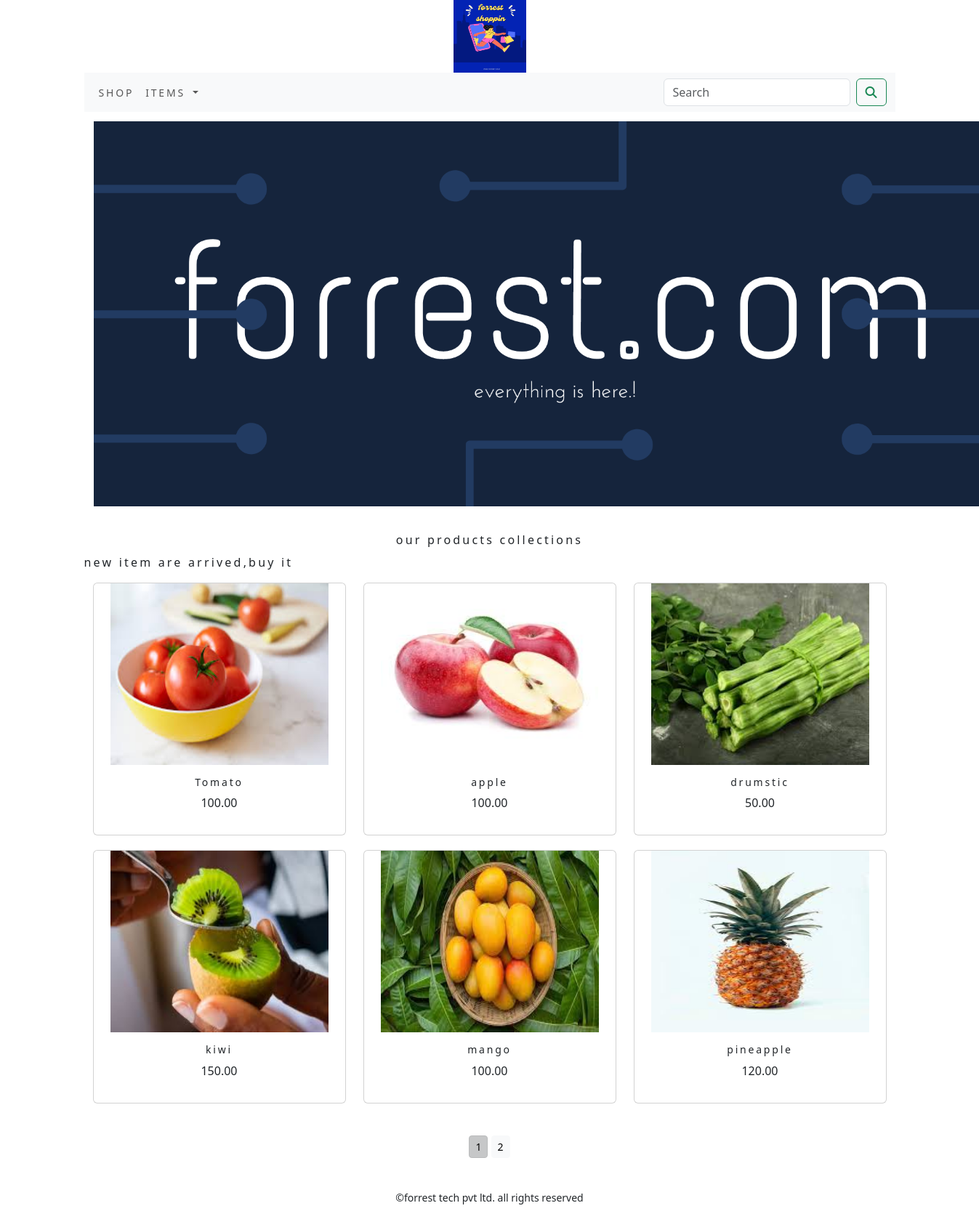
The app's page /shop/ with its own data.
### shop/models.py (models this page shows, shortened)
class Product(models.Model):
    objects = None
    name=models.CharField(max_length=250,unique=True)
    slug=models.SlugField(max_length=250,unique=True)
    description=models.TextField(blank=True)
    price=models.DecimalField(max_digits=10,decimal_places=2)
    category=models.ForeignKey(Category,on_delete=models.CASCADE)
    image=models.ImageField(upload_to='product',blank=True)
    stock=models.IntegerField(blank=True)
    available=models.BooleanField(default=True)
    created=models.DateTimeField(auto_now_add=True)
    updated=models.DateTimeField(auto_now=True)
    def get_url(self):
        return reverse('shop:prodCatdetail',args=[self.category.slug,self.slug])
    class Meta:
        ordering=('name',)
        verbose_name='product'
        verbose_name_plural='products'

### shop/views.py (the view)
# urls.py: path('',views.allProdCat,name='allProdCat'),
def allProdCat(request,c_slug=None):
    c_page=None
    products_list=None
    if c_slug!=None:
        c_page=get_object_or_404(Category,slug=c_slug)
        products_list=Product.objects.all().filter(category=c_page,available=True)
    else:
        products_list=Product.objects.all().filter(available=True)
    paginator =Paginator(products_list,6)
    try:
        page=int(request.GET.get('page','1'))
    except:
        page=1
    try:
        products=paginator.page(page)
    except (EmptyPage,InvalidPage):
        products=paginator.page(paginator.num_pages)
    return render(request,'category.html',{'category':c_page,'products':products})

### cart/context_processors.py (called while the page is built)
def counter(request):
    item_count=0
    if 'admin' in request.path:
        return {}
    else:
        try:
            cart=Cart.objects.filter(cart_id=_cart_id(request))
            car_items=CartItem.objects.all().filter(cart=cart[:1])
            for cart_item in car_items:
                item_count += cart_item.quantity
        except Cart.DoesNotExist:
            item_count =0
    return dict(item_count=item_count)

### cart/views.py (called while the page is built)
def _cart_id(request):
    cart=request.session.session_key
    if not cart:
        cart=request.session.create()
    return cart

### shop/context_processors.py (called while the page is built)
def menu_links(request):
    links=Category.objects.all()
    return dict(links=links)

### shop/models.py (called while the page is built)
    def get_url(self):
        return reverse('shop:product_by_category',args=[self.slug])

### templates/category.html (shortened to what this page needs)
{% extends 'base.html' %}
{% load static %}
{% block content %}
<div class="ma_auto">
    {% if category %}
    <img class="my_image" src="{{category.image.url}}" style="height:400px; width:1200px;" alt="{{category.name">
</div>
    <br>
<div>
    <h1 class="text-center my_title">{{category.name}}</h1>
    <p class="text-justify">{{category.descriptions}}</p>
</div>
    {% else %}
<div>
    <img class="my_image my_image_padding" src="{% static 'img/banner.png' %}" alt="our products" width="1295">
</div>
<br>
<div>
    <h1 class="text-center my_title">our products collections</h1>
    <p class="text-justify my_title">new item are arrived,buy it</p>
</div>
{% endif %}
<div class="container">
    <div class="row mx_auto">
        {% for product in products.object_list %}
        <div class="my_bottom_margin col-9 col-sm-12 col-md-4  col-lg-4">
            <div class="card text-center" style="min-width:18rem;">
                <a href="{{product.get_url}}"><img class="card-img-top.my_image" src="{{ product.image.url }}" style="height:250px; width:300px;" alt="{{product.name}}" ></a>
                <div class="card-body">
                    <h4>{{product.name}}</h4>
                    <p>{{product.price}}</p>
                </div>
            </div>
        </div>
        {% endfor %}
    </div>
    <div class="mx-auto">
        {% if products.paginator.num_pages > 1 %}
        <br>
        <div class="text-center">
            {% for pg in products.paginator.page_range %}
               <a href="?page={{pg}}" class="btn btn-light btn-sm {% if products.number == pg %} active {% endif %}">{{pg}}</a>
            {% endfor %}
        </div>
        {% endif %}
    </div>
    <br>
</div>
{% endblock %}

### templates/base.html (shortened to what this page needs)
{% load static %}
<!DOCTYPE html>
<html lang="en">
<head>
    <link rel="stylesheet" href="{% static 'css/custom.css' %}">
    <link href="{% static 'css/bootstrap.min.css' %}" rel="stylesheet " >
</head>
<body>
<div class="container">
{% include 'header.html' %}
{% include 'nav.html' %}
{% block content %}
{% endblock %}
</div>
{% include 'footer.html' %}
</body>
</html>

### templates/header.html
{% load static %}
<header>
  <center>
    <a href="{% url 'shop:allProdCat' %}"></a> <img class="head" src="{% static 'img/logo.png' %}" alt="log image" width="100" height="100">
  </center>
</header>

### templates/nav.html (shortened to what this page needs)
<nav class="navbar navbar-expand-lg bg-body-tertiary">
  <div class="container-fluid">
    <div class="collapse navbar-collapse" id="navbarSupportedContent">
      <ul class="navbar-nav me-auto mb-2 mb-lg-0">
        <li class="nav-item">
          <a class="nav-link" href="#">SHOP</a>
        </li>
        <li class="nav-item dropdown  {% if 'shop' in request.path %}active{% endif %}">
          <a class="nav-link dropdown-toggle" href="#" role="button" data-bs-toggle="dropdown" aria-expanded="false">
            items
          </a>
        </li>
      </ul>
      <form class="d-flex" role="search" action="{% url 'search_app:search_result' %}" method="get">
        <input class="form-control me-2" type="search" placeholder="Search" name="q" aria-label="Search">
        <button class="btn btn-outline-success" type="submit"><i class="fa-solid fa-magnifying-glass"></i></button>
      </form>
    </div>
  </div>
</nav>

### templates/footer.html
<div class="footer navbar-fixed-bottom my_footer">
  <p class="text-center">&copy;forrest tech pvt ltd. all rights reserved</p>
</div>

### static/css/custom.css (style rules this page uses)
body { font-family: 'Roboto',sans-serif; }
.nav-item { letter-spacing: .2em; font-size: 14px; text-transform:uppercase; }
.my_footer { background-color:#fff; height:60px; }
.my_footer p { padding-top:20px; font-size : 14px; }
.my_title { font-size:16px; text_transform:uppercase; letter-spacing:.2em; }
.my_image_padding { padding:13px; }
.my_bottom_margin { margin-bottom:20px; }
.card-body h4 { font-size:14px; text_transform:uppercase; letter-spacing:.2em; }

### records on screen
Product: image (picture), name "Tomato", price "100.00"
Product: image (picture), name "apple", price "100.00"
Product: image (picture), name "drumstic", price "50.00"
Product: image (picture), name "kiwi", price "150.00"
Product: image (picture), name "mango", price "100.00"
Product: image (picture), name "pineapple", price "120.00"

### other values on screen
{{ pg }} "1" "2"
